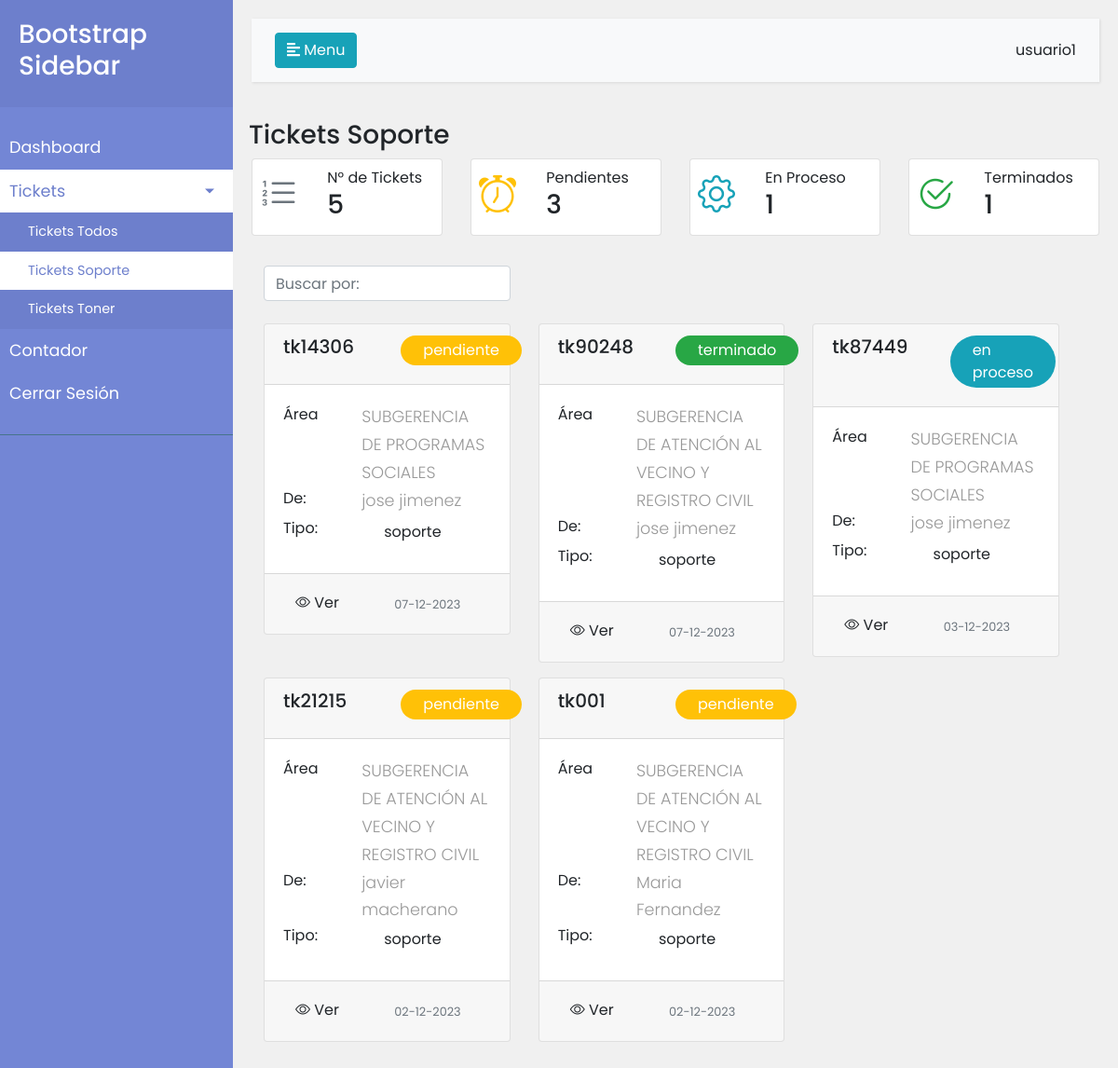
Page /pagina_soporte/ticket_soporte.php (signed in) on the committed database.
### tables this page shows
CREATE TABLE `tickets` (
  `id_ticket` int(11) NOT NULL,
  `numero_ticket` varchar(250) NOT NULL,
  `id_usuario` int(50) NOT NULL,
  `nombre_solicitante` varchar(250) NOT NULL,
  `tipo_ticket` varchar(250) NOT NULL,
  `detalle_ticket` varchar(250) NOT NULL,
  `id_impresora` int(50) NOT NULL,
  `estado_ticket` varchar(250) NOT NULL,
  `fecha_ticket` datetime NOT NULL,
  `id_usuario_soporte` int(11) NOT NULL,
  `nombre_usuario_soporte` varchar(250) NOT NULL,
  `fecha_revision_soporte` datetime NOT NULL
);

CREATE TABLE `area` (
  `id_area` int(11) NOT NULL,
  `descripcion` varchar(250) NOT NULL,
  `fecha_registro` date NOT NULL
);

### pagina_soporte/ticket_soporte.php (the view, shortened to what this page needs)
<?php
$nombre_usuario = $_SESSION['nombre_usu'];
include ('../conexion/conexion.php');
$sql = "SELECT COUNT(*) AS num_tickets FROM tickets WHERE tipo_ticket = 'soporte' ";
$result = $conn->query($sql);
if ($result) {
    $row = $result->fetch_assoc();
    $numTickets = $row['num_tickets'];
} else {
    echo "Error al realizar la consulta: " . $conn->error;
}
$sqlPendientes = "SELECT COUNT(*) AS num_tickets_pendientes FROM tickets WHERE estado_ticket = 'pendiente' and tipo_ticket = 'soporte' ";
$resultPendientes = $conn->query($sqlPendientes);
$sqlEnProceso = "SELECT COUNT(*) AS num_tickets_en_proceso FROM tickets WHERE estado_ticket = 'en proceso' and tipo_ticket = 'soporte' ";
$resultEnProceso = $conn->query($sqlEnProceso);
$sqlTerminados = "SELECT COUNT(*) AS num_tickets_terminados FROM tickets WHERE estado_ticket = 'terminado' and tipo_ticket = 'soporte' ";
$resultTerminados = $conn->query($sqlTerminados);
if ($resultPendientes && $resultEnProceso && $resultTerminados) {
    $rowPendientes = $resultPendientes->fetch_assoc();
    $numTicketsPendientes = $rowPendientes['num_tickets_pendientes'];
    $rowEnProceso = $resultEnProceso->fetch_assoc();
    $numTicketsEnProceso = $rowEnProceso['num_tickets_en_proceso'];
    $rowTerminados = $resultTerminados->fetch_assoc();
    $numTicketsTerminados = $rowTerminados['num_tickets_terminados'];
} else {
    echo "Error al realizar las consultas: " . $conn->error;
}
?>
<!DOCTYPE html>
<html lang="en">
<head>
    <link href="https://cdn.jsdelivr.net/npm/bootstrap@5.3.0/dist/css/bootstrap.min.css" rel="stylesheet">
    <link rel="stylesheet" href="https://cdn.jsdelivr.net/npm/bootstrap-icons@1.10.5/font/bootstrap-icons.css">
    <link rel="stylesheet" href="https://stackpath.bootstrapcdn.com/bootstrap/4.1.0/css/bootstrap.min.css">
</head>
<body>
    <div class="wrapper">
        <nav id="sidebar">
            <div class="sidebar-header">
                <h3>Bootstrap Sidebar</h3>
            </div>
            <ul class="list-unstyled components">
                <li >
                    <a href="./inicio.php">Dashboard</a>
                </li>
                <li class="active">
                    <a href="#pageSubmenu" data-toggle="collapse" aria-expanded="false" class="dropdown-toggle">Tickets</a>
                    <ul class="collapse list-unstyled show" id="pageSubmenu">
                        <li >
                            <a href="./ticket_todos.php">Tickets Todos</a>
                        </li>
                        <li class="active">
                            <a href="./ticket_soporte.php">Tickets Soporte</a>
                        </li>
                        <li>
                            <a href="./ticket_toner.php">Tickets Toner</a>
                        </li>
                    </ul>
                </li>
                <li >
                <a href="./contador.php">Contador</a>
                </li>
                <li>
                    <a href="" id="sidebarCerrar" data-toggle="modal" data-target="#ModalCerrarsesion">Cerrar Sesión</a>
                </li>
            </ul>
        </nav>
        <div id="content">
            <nav class="navbar navbar-expand-lg navbar-light bg-light">
                <div class="container-fluid">
                    <button type="button" id="sidebarCollapse" class="btn btn-info">
                        <i class="fas fa-align-left"></i>
                        <span>Menu</span>
                    </button>
                    <div class="collapse navbar-collapse" id="navbarSupportedContent">
                        <ul class="nav navbar-nav ml-auto">
                            <li class="nav-item active">
                            <?php  echo $nombre_usuario ?>
                            </li>
                        </ul>
                    </div>
                </div>
            </nav>
            <div class="row ">
            <h3>Tickets Soporte</h3>
                    <div class="col-6 col-sm-6 col-md-6 col-lg-3">
                        <div class="card p-2">
                            <a href="./ticket_soporte.php">
                                <div class="row">
                                    <div class="col-4 text-secondary">
                                        <i class="bi bi-list-ol" style="font-size: 2.5rem;"></i>
                                    </div>
                                    <div class="col-8">
                                        N° de Tickets
                                        <h3><?php echo $numTickets; ?></h3>
                                    </div>
                                </div>
                            </a>
                        </div>
                    </div>
                    <div class="col-6 col-sm-6 col-md-6 col-lg-3">
                        <div class="card p-2">
                        <a href="./ticket_soporte.php?ver=p">
                            <div class="row">
                                <div class="col-4 text-warning">
                                 <i class="bi bi-alarm" style="font-size: 2.5rem;"></i>
                                </div>
                                <div class="col-8">
                                    Pendientes
                                    <h3><?php echo $numTicketsPendientes ;?></h3>
                                </div>
                            </div>
                            </a>
                        </div>
                    </div>
                    <div class="col-6 col-sm-6 col-md-6 col-lg-3">
                        <div class="card p-2">
                        <a href="./ticket_soporte.php?ver=e">
                            <div class="row">
                                <div class="col-4 text-info">
                                    <i class="bi bi-gear" style="font-size: 2.5rem;"></i>
                                </div>
                                <div class="col-8">
                                    En Proceso
                                    <h3><?php echo $numTicketsEnProceso ;?></h3>
                                </div>
                            </div>
                            </a>
                        </div>
                    </div>
                    <div class="col-6 col-sm-6 col-md-6 col-lg-3">
                        <div class="card p-2">
                        <a href="./ticket_soporte.php?ver=t">
                            <div class="row">
                                <div class="col-4 text-success">
                                    <i class="bi bi-check2-circle" style="font-size: 2.5rem;"></i>
                                </div>
                                <div class="col-8">
                                    Terminados
                                    <h3><?php echo $numTicketsTerminados ;?></h3>
                                </div>
                            </div>
                            </a>
                        </div>
                    </div>
                </div>
                <div class="seccion_soporte row pt-2 p-3">
                <div class="row pt-3">
                    <div class="col-md-4 col-sm-12">
                        <form action="#" method="get">
                            <div class="">
                                <input class="form-control" id="system-search" name="q" placeholder="Buscar por: " required>
                                <span class="input-group-btn">
                                    <button type="submit" class="btn btn-default"><i class="glyphicon glyphicon-search"></i></button>
                                </span>
                            </div>
                        </form>
                    </div>
                </div>
    <?php
        $tipo = 'soporte';
if (isset($_GET['ver'])) {
    $opcion = $_GET['ver'];
    switch ($opcion) {
        case 'p':
            $stm = $conn->prepare("SELECT id_ticket, numero_ticket,id_usuario, nombre_solicitante, tipo_ticket, detalle_ticket,id_impresora, estado_ticket, fecha_ticket FROM tickets
            WHERE tipo_ticket = ? AND estado_ticket='pendiente' ORDER BY fecha_ticket DESC");
            $stm->bind_param("s", $tipo);
            $stm->execute();
            $resultado = $stm->get_result();
            break;
        case 'e':
            $stm = $conn->prepare("SELECT id_ticket, numero_ticket,id_usuario, nombre_solicitante, tipo_ticket, detalle_ticket,id_impresora, estado_ticket, fecha_ticket FROM tickets
            WHERE tipo_ticket = ? AND estado_ticket='en proceso' ORDER BY fecha_ticket DESC");
            $stm->bind_param("s", $tipo);
            $stm->execute();
            $resultado = $stm->get_result();
            break;
        case 't':
            $stm = $conn->prepare("SELECT id_ticket, numero_ticket,id_usuario, nombre_solicitante, tipo_ticket, detalle_ticket,id_impresora, estado_ticket, fecha_ticket FROM tickets
            WHERE tipo_ticket = ? AND estado_ticket='terminado' ORDER BY fecha_ticket DESC");
            $stm->bind_param("s", $tipo);
            $stm->execute();
            $resultado = $stm->get_result();
            break;
        default:
            echo 'Opción no válida';
            break;
    }
} else {
    $stm = $conn->prepare("SELECT id_ticket, numero_ticket,id_usuario, nombre_solicitante, tipo_ticket, detalle_ticket,id_impresora, estado_ticket, fecha_ticket FROM tickets
    WHERE tipo_ticket = ? ORDER BY fecha_ticket DESC");
    $stm->bind_param("s", $tipo);
    $stm->execute();
    $resultado = $stm->get_result();
}
        ?>
        <div class="row">
            <?php while ($row = $resultado->fetch_assoc()) : ?>
                <?php
                $idUsuario = $row['id_usuario'];
                    $stm = $conn->prepare("SELECT id_area FROM usuarios WHERE id_usuario = ?");
                    $stm->bind_param("s", $idUsuario);
                    $stm->execute();
                    $result = $stm->get_result();
                    if ($result->num_rows > 0) {
                        $rowUsuario = $result->fetch_assoc();
                        $id_areaUsuario = $rowUsuario['id_area'];
                            $sqlAreaU = "SELECT id_area,descripcion FROM area WHERE id_area=$id_areaUsuario";
                            $resultAreaU = $conn->query($sqlAreaU);
                            if ($rowAreaU = $resultAreaU->fetch_assoc()) {
                            $areaUsuarioU = $rowAreaU['descripcion'] ;
                            }
                    } else {
                    }
                ?>
                <div class="col-lg-4 col-md-6 col-sm-12 mb-3">
                    <div class="card ">
                        <div class="card-header">
                            <div class="row">
                                <div class="col-6">
                                    <h5 class="card-title"><?php echo $row['numero_ticket']; ?></h5>
                                </div>
                                <div class="col-6">
                                    <?php
                                    if($row['estado_ticket'] == 'pendiente'){
                                        echo '<label for="" class="bg-warning px-4 py-1 rounded-pill text-white">'. $row['estado_ticket'] . '</label>';
                                    }
                                    elseif($row['estado_ticket'] == 'en proceso'){
                                        echo '<label for="" class="bg-info px-4 py-1 rounded-pill text-white">'. $row['estado_ticket'] . '</label>';
                                    }
                                    elseif($row['estado_ticket'] == 'terminado'){
                                        echo '<label for="" class="bg-success px-4 py-1 rounded-pill text-white">'. $row['estado_ticket'] . '</label>';
                                    }
                                    ?>
                                </div>
                            </div>
                        </div>
                        <div class="card-body">
                            <div class="row">
                            <div class="col-4">
                                    <label for="">Área </label>
                                </div>
                                <div class="col-8">
                                    <p class="card-text"><?php echo $areaUsuarioU; ?></p>
                                </div>
                                <div class="col-4">
                                    <label for="">De: </label>
                                </div>
                                <div class="col-8">
                                    <p class="card-text"><?php echo $row['nombre_solicitante']; ?></p>
                                </div>
                            </div>
                            <div class="row">
                                <div class="col-4">
                                    <label for="">Tipo: </label>
                                </div>
                                <div class="col-8">
                                    <?php
                                    if($row['tipo_ticket'] == 'soporte'){
                                        echo '<label for="" class=" px-4 py-1 rounded-pill ">'. $row['tipo_ticket'] . '</label>';
                                    }
                                    elseif($row['tipo_ticket'] == 'toner'){
                                        echo '<label for="" class=" px-4 py-1 rounded-pill ">'. $row['tipo_ticket'] . '</label>';
                                    }
                                    ?>
                                </div>
                            </div>
                        </div>
                        <div class="card-footer">
                            <div class="row">
                                <div class="col-6 ">
                                    <button type="button" class="btn " data-bs-toggle="modal" data-bs-target="#modalVer<?php echo $row['id_ticket']; ?>">
                                        <i class="bi bi-eye"></i> Ver
                                    </button>
                                </div>
                                <div class="col-6 p-2">
                                 <small class="text-muted"><?php echo date("d-m-Y", strtotime($row['fecha_ticket'])); ?></small>
                                </div>
                            </div>
                        </div>
                    </div>
                </div>
            <?php endwhile; ?>
        </div>
    </div>
</body>
</html>

### pagina_soporte/ticket_soporte.php (style rules this page uses)
body { font-family: 'Poppins', sans-serif; background-color: #f0f0f0; }
p { font-family: 'Poppins', sans-serif; font-size: 1.1em; font-weight: 300; line-height: 1.7em; color: #999; }
a, a:hover, a:focus { color: inherit; text-decoration: none; transition: all 0.3s; }
.navbar { padding: 15px 10px; background: #fff; border: none; border-radius: 0; margin-bottom: 40px; box-shadow: 1px 1px 3px rgba(0, 0, 0, 0.1); }
.wrapper { display: flex; width: 100%; align-items: stretch; }
#sidebar { min-width: 250px; max-width: 250px; background: #7386D5; color: #fff; transition: all 0.3s; }
#sidebar .sidebar-header { padding: 20px; background: #6d7fcc; }
#sidebar ul.components { padding: 20px 0; border-bottom: 1px solid #47748b; }
#sidebar ul li a { padding: 10px; font-size: 1.1em; display: block; }
#sidebar ul li.active>a, a[aria-expanded="true"] { color: #6d7fcc; background: #ffff; }
a[data-toggle="collapse"] { position: relative; }
.dropdown-toggle::after { display: block; position: absolute; top: 50%; right: 20px; transform: translateY(-50%); }
ul ul a { font-size: 0.9em !important; padding-left: 30px !important; background: #6d7fcc; }
#content { width: 100%; padding: 20px; min-height: 100vh; transition: all 0.3s; }

### rows in the picture
tickets: numero_ticket "tk14306", estado_ticket "pendiente", area.descripcion "SUBGERENCIA DE PROGRAMAS SOCIALES", nombre_solicitante "jose jimenez", tipo_ticket "soporte", fecha_ticket "07-12-2023"
tickets: numero_ticket "tk90248", estado_ticket "terminado", area.descripcion "SUBGERENCIA DE ATENCIÓN AL VECINO Y REGISTRO CIVIL", nombre_solicitante "jose jimenez", tipo_ticket "soporte", fecha_ticket "07-12-2023"
tickets: numero_ticket "tk87449", estado_ticket "en proceso", area.descripcion "SUBGERENCIA DE PROGRAMAS SOCIALES", nombre_solicitante "jose jimenez", tipo_ticket "soporte", fecha_ticket "03-12-2023"
tickets: numero_ticket "tk21215", estado_ticket "pendiente", area.descripcion "SUBGERENCIA DE ATENCIÓN AL VECINO Y REGISTRO CIVIL", nombre_solicitante "javier macherano", tipo_ticket "soporte", fecha_ticket "02-12-2023"
tickets: numero_ticket "tk001", estado_ticket "pendiente", area.descripcion "SUBGERENCIA DE ATENCIÓN AL VECINO Y REGISTRO CIVIL", nombre_solicitante "Maria Fernandez", tipo_ticket "soporte", fecha_ticket "02-12-2023"

### other values in the picture
$nombre_usuario "usuario1"
$numTickets "5"
$numTicketsPendientes "3"
$numTicketsEnProceso "1"
$numTicketsTerminados "1"
